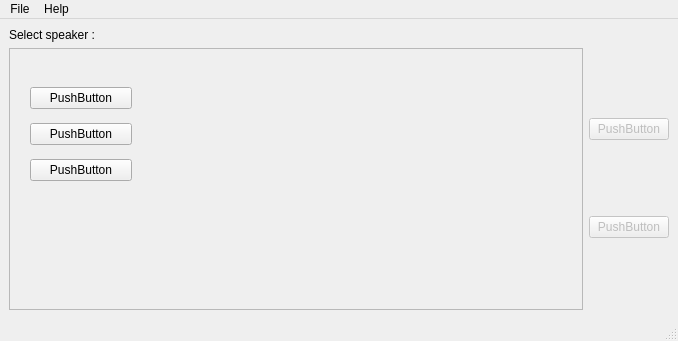
<?xml version="1.0" encoding="UTF-8"?>
<ui version="4.0">
 <class>ARIA</class>
 <widget class="QMainWindow" name="ARIA">
  <property name="geometry">
   <rect>
    <x>0</x>
    <y>0</y>
    <width>678</width>
    <height>341</height>
   </rect>
  </property>
  <property name="windowTitle">
   <string>ARIA</string>
  </property>
  <widget class="QWidget" name="centralwidget">
   <layout class="QGridLayout" name="gridLayout">
    <item row="0" column="0">
     <layout class="QVBoxLayout" name="verticalLayout_2">
      <item>
       <widget class="QLabel" name="label">
        <property name="text">
         <string>Select speaker :</string>
        </property>
       </widget>
      </item>
      <item>
       <layout class="QHBoxLayout" name="horizontalLayout">
        <item>
         <widget class="QScrollArea" name="scrollArea">
          <property name="widgetResizable">
           <bool>false</bool>
          </property>
          <widget class="QWidget" name="scrollAreaWidgetContents">
           <property name="geometry">
            <rect>
             <x>0</x>
             <y>0</y>
             <width>523</width>
             <height>211</height>
            </rect>
           </property>
           <property name="sizePolicy">
            <sizepolicy hsizetype="Expanding" vsizetype="Preferred">
             <horstretch>0</horstretch>
             <verstretch>0</verstretch>
            </sizepolicy>
           </property>
           <widget class="QWidget" name="layoutWidget">
            <property name="geometry">
             <rect>
              <x>20</x>
              <y>30</y>
              <width>102</width>
              <height>110</height>
             </rect>
            </property>
            <layout class="QVBoxLayout" name="verticalLayout_3">
             <property name="sizeConstraint">
              <enum>QLayout::SetNoConstraint</enum>
             </property>
             <item>
              <widget class="QPushButton" name="pushButton_2">
               <property name="autoFillBackground">
                <bool>false</bool>
               </property>
               <property name="text">
                <string>PushButton</string>
               </property>
               <property name="checkable">
                <bool>true</bool>
               </property>
              </widget>
             </item>
             <item>
              <widget class="QPushButton" name="pushButton_3">
               <property name="text">
                <string>PushButton</string>
               </property>
              </widget>
             </item>
             <item>
              <widget class="QPushButton" name="pushButton_4">
               <property name="text">
                <string>PushButton</string>
               </property>
              </widget>
             </item>
            </layout>
           </widget>
          </widget>
         </widget>
        </item>
        <item>
         <layout class="QVBoxLayout" name="verticalLayout">
          <item>
           <widget class="QPushButton" name="pushButton_5">
            <property name="enabled">
             <bool>false</bool>
            </property>
            <property name="text">
             <string>PushButton</string>
            </property>
           </widget>
          </item>
          <item>
           <widget class="QPushButton" name="pushButton">
            <property name="enabled">
             <bool>false</bool>
            </property>
            <property name="text">
             <string>PushButton</string>
            </property>
           </widget>
          </item>
         </layout>
        </item>
       </layout>
      </item>
     </layout>
    </item>
   </layout>
  </widget>
  <widget class="QMenuBar" name="menubar">
   <property name="geometry">
    <rect>
     <x>0</x>
     <y>0</y>
     <width>678</width>
     <height>30</height>
    </rect>
   </property>
   <widget class="QMenu" name="menuFile">
    <property name="title">
     <string>File</string>
    </property>
    <addaction name="actionQuit"/>
   </widget>
   <widget class="QMenu" name="menuHelp">
    <property name="title">
     <string>Help</string>
    </property>
    <addaction name="actionAbout"/>
   </widget>
   <addaction name="menuFile"/>
   <addaction name="menuHelp"/>
  </widget>
  <widget class="QStatusBar" name="statusbar"/>
  <action name="actionQuit">
   <property name="text">
    <string>Quit</string>
   </property>
  </action>
  <action name="actionAbout">
   <property name="text">
    <string>About</string>
   </property>
  </action>
 </widget>
 <resources/>
 <connections/>
</ui>
